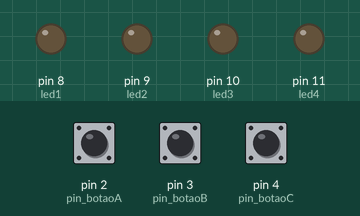
A sketch run on a simulated Arduino Uno, built with avr-gcc and run on an emulated ATmega328P. On the bench: output pins drawn as LEDs (lit = HIGH). Inputs (shaded band) come from the test bench; at power-on: pin 2 (pin_botaoA) HIGH, pin 4 (pin_botaoC) LOW, pin 3 (pin_botaoB) HIGH.

Above: at 1.2 s.
1.3 s: pin 2 (pin_botaoA) pulled LOW for 0.15 s
At 2.7 s:
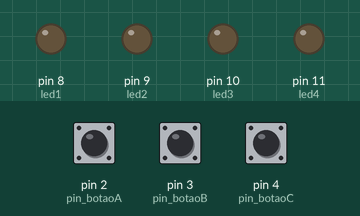
3.0 s: pin 4 (pin_botaoC) pulled HIGH for 0.15 s
At 3.1 s:
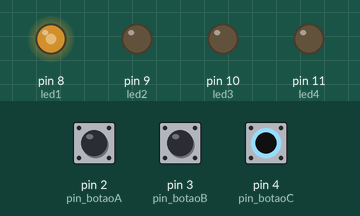
4.7 s: pin 3 (pin_botaoB) pulled LOW for 0.15 s
At 5.3 s:
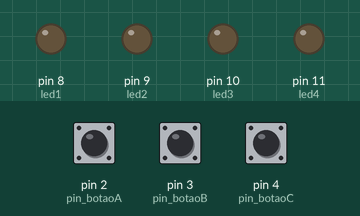
6.4 s: pin 3 (pin_botaoB) pulled LOW for 3.2 s
At 7.4 s:
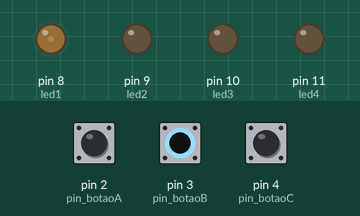
11.1 s: pin 2 (pin_botaoA) pulled LOW for 3.2 s
At 12.2 s:
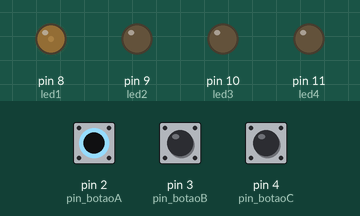
Timing chart, 0 to 15.8 s (numbered marks = the images above; inputs shaded):
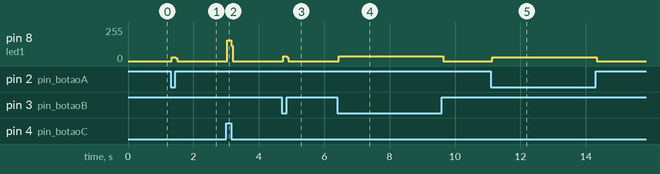

The sketch:

impar_exercicio.ino
```cpp
// Definição dos pinos dos LEDs
#define led1 8
#define led2 9
#define led3 10
#define led4 11
// Definição dos pinos dos botões
#define pin_botaoA 2
#define pin_botaoB 3
#define pin_botaoC 4

void setup() {
  // Configura os pinos dos LEDs como saída
  pinMode(led1, OUTPUT);
  pinMode(led2, OUTPUT);
  pinMode(led3, OUTPUT);
  pinMode(led4, OUTPUT);
  // Configura os pinos dos botões como entrada
  pinMode(pin_botaoA, INPUT);
  pinMode(pin_botaoB, INPUT);
  pinMode(pin_botaoC, INPUT);

  Serial.begin(9600);//inicia comunicação com o arduino

}

void loop() {
  // Faz a leitura do estado dos botões
  bool A = digitalRead(pin_botaoA);
  bool B = digitalRead(pin_botaoB);
  bool C = digitalRead(pin_botaoC);

  // Verifica se apenas o botão C está pressionado
  if ((A == 0) && (B == 0) && (C == 1)) {
    digitalWrite(led1, 1); // Acende o LED 1
  } else {
    digitalWrite(led1, 0); // Apaga o LED 1
  }

  // Verifica se apenas o botão B está pressionado
  if ((A == 0) && (B == 1) && (C == 0)) {
    digitalWrite(led1, 1); // Acende o LED 1
  } else {
    digitalWrite(led1, 0); // Apaga o LED 1
  }

  // Verifica se apenas o botão A está pressionado
  if ((A == 1) && (B == 0) && (C == 0)) {
    digitalWrite(led1, 1); // Acende o LED 1
  } else {
    digitalWrite(led1, 0); // Apaga o LED 1
  }

  // Verifica se todos os botões estão pressionados
  if ((A == 1) && (B == 1) && (C == 1)) {
    digitalWrite(led1, 1); // Acende o LED 1
  } else {
    digitalWrite(led1, 0); // Apaga o LED 1
  }

}
```

Measured:
- after the input at 1.3 s, pin 8 (led1): 0/255 → 29/255 at once, → 0/255 0.12 s later
- after the input at 3.0 s, pin 8 (led1): 0/255 → 154/255 at once, → 0/255 0.12 s later
- after the input at 4.7 s, pin 8 (led1): 0/255 → 36/255 at once, → 0/255 0.12 s later
- after the input at 6.4 s, pin 8 (led1): 0/255 → 36/255 at once, → 0/255 3.2 s later
- after the input at 11.1 s, pin 8 (led1): 0/255 → 29/255 at once, → 0/255 3.2 s later
